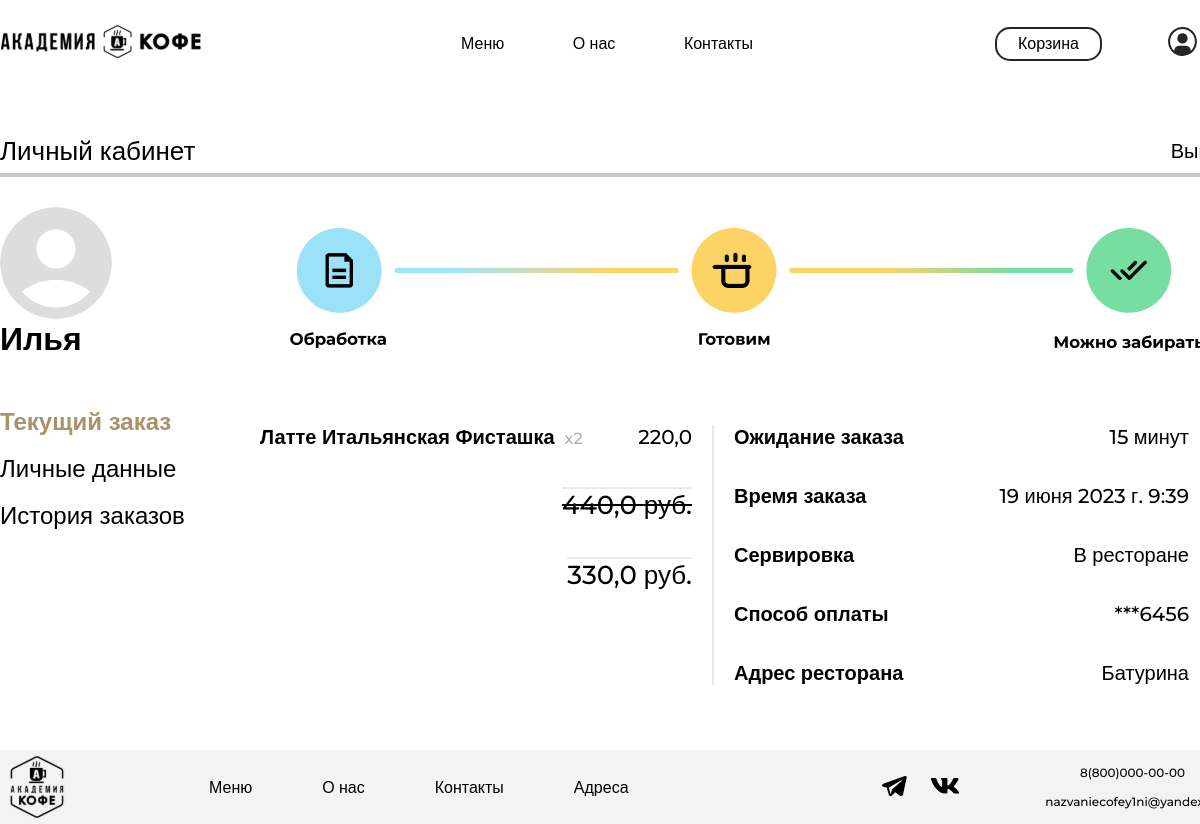
Page /currentorder/ (signed in) on the committed database.
### academyCoffee/models.py (models this page shows, shortened)
class User(AbstractUser):
    regions = [
        ('Красноярск', 'Красноярск'),
        ('Москва', 'Москва'),
        ('Санкт-Петербург', 'Санкт-Петербург'),
        ('Новосибирск', 'Новосибирск'),
    ]
    username = models.CharField(unique=False, blank=True, null=True, max_length=20)
    region = models.TextField('Регион', max_length=50, choices=regions, blank=True)
    PNumber = PhoneNumberField('Номер телефона', blank=False, null=False, unique=True, region="RU")
    DateOfBirth = models.DateField("День рождения", default=timezone.now)
    payment_method = models.CharField('Способ оплаты', max_length=20, default='Наличные')
    USERNAME_FIELD = "PNumber"
    REQUIRED_FIELDS = ["email"]

class Order(models.Model):
    CREATED = 0
    COOKING = 1
    PREPARED = 2
    DELIVERED = 3
    STATUSES = (
        (CREATED, 'Обработка'),
        (COOKING, 'Готовим'),
        (PREPARED, 'Можно забирать'),
        (DELIVERED, 'Доставлен'),
    )
    basket_history = models.JSONField(default=dict)
    created = models.DateTimeField(default=timezone.now)
    user = models.ForeignKey(to=User, on_delete=models.CASCADE)
    status = models.SmallIntegerField(default=CREATED, choices=STATUSES)
    serving = models.CharField('Сервировка', max_length=50)
    address = models.CharField('Адрес', max_length=100)
    payment_method = models.CharField('Способ оплаты', max_length=20)
    promocode_name = models.CharField('Промокод', max_length=20, blank=True, null=True)

### academyCoffee/views.py (the view)
# urls.py: path('currentorder/', views.CurrentOrderView.as_view(), name='currentorder'),
class CurrentOrderView(TitleMixin, TemplateView):
    template_name = 'main/currentorder.html'
    title = "Текущий заказ"
    def get_context_data(self):
        context = super(CurrentOrderView, self).get_context_data()
        context['lastorder'] = Order.objects.filter(user=self.request.user).last()
        return context

### academyCoffee/common/views.py (called while the page is built)
    def get_context_data(self, **kwargs):
        context = super(TitleMixin, self).get_context_data(**kwargs)
        context['title'] = self.title
        return context

### academyCoffee/templates/main/currentorder.html
{% extends 'main/base.html' %}
{% load static %}
{% block style %}
    <link rel="stylesheet" href="{% static 'currentorder/css/style.css' %}">
{% endblock %}
{% block content %}
    <main>
        <div class="up-line-container">
            <h2 class="personal-up-title">Личный кабинет</h2>
            <a class="log-out" href="{% url 'logout' %}">Выйти</a>
        </div>
        <div class="personal-line"></div>
        <div class="main-container">
            <div class="personal-account-left-container">
                <img class="personal-avatar" src="{% static 'personalaccount/img/avatar_account.svg' %}" width="112"
                     height="112">
                <p class="personal-name">{{ user.first_name }}</p>
                <ul class="personal-account-nav-list">
                    <li class="personal-account-nav-list-item">
                        <a class="personal-account-nav-link active-link">
                            Текущий заказ
                        </a>
                    </li>
                    <li class="personal-account-nav-list-item">
                        <a class="personal-account-nav-link" href="{% url 'profile' user.id %}">
                            Личные данные
                        </a>
                    </li>
                    <li class="personal-account-nav-list-item">
                        <a class="personal-account-nav-link" href="{% url 'orderhistory' %}">
                            История заказов
                        </a>
                    </li>
                </ul>
            </div>
            <div class="personal-account-right-container">
                <div class="order-status">
                    {% if true %}
                        <img src="{% static 'currentorder/img/оформление.png' %}" alt="Оформление заказа">
                    {% elif false %}
                        <img src="{% static 'currentorder/img/готовим.png' %}" alt="Заказ готовится">
                    {% else %}
                        <img src="{% static 'currentorder/img/готово.png' %}" alt="Заказ готов">
                    {% endif %}
                </div>
                <div class="order-info">
                    <div class="order-info-left-container">
                        {% for product in lastorder.basket_history.purchase_products %}
                            <div class="order-item">
                                <p class="order-item-name">{{ product.product_name }}</p>
                                <p class="order-item-amount">x{{ product.quantity }}</p>
                                <p class="order-item-price">{{ product.price }} </p>
                            </div>
                        {% endfor %}
                        {% if lastorder.promocode_name == 'СКИДКА' %}
                            <p class="order-price"><s>{{ lastorder.basket_history.total_sum }} руб.</s></p>
                            <p class="order-price" >{{ lastorder.basket_history.stock_sum }} руб.</p>
                        {% endif %}
                    </div>
                    <div class="order-info-middle-line"></div>
                    <div class="order-info-right-container">
                        <div class="order-waiting-time">
                            <p class="order-info-right-container-title">Ожидание заказа</p>
                            <p class="order-info-right-container-data">15 минут</p>
                        </div>
                        <div class="order-date-time">
                            <p class="order-info-right-container-title">Время заказа</p>
                            <p class="order-info-right-container-data">{{ lastorder.created }}</p>
                        </div>
                        <div class="order-where-to-eat">
                            <p class="order-info-right-container-title">Сервировка</p>
                            <p class="order-info-right-container-data">{{ lastorder.serving }}</p>
                        </div>
                        <div class="order-payment-method">
                            <p class="order-info-right-container-title">Способ оплаты</p>
                            {% if lastorder.payment_method == 'Наличные' %}
                                <p class="order-info-right-container-data">{{ lastorder.payment_method }}</p>
                            {% else %}
                                <p class="order-info-right-container-data">***{{ lastorder.payment_method }}</p>
                            {% endif %}
                        </div>
                        <div class="order-address">
                            <p class="order-info-right-container-title">Адрес ресторана</p>
                            <p class="order-info-right-container-data">{{ lastorder.address }}</p>
                        </div>
                    </div>
                </div>
            </div>
        </div>
    </main>
{% endblock %}

### academyCoffee/static/base/css/base.css (style rules this page uses)
* { font-family: 'Montserrat', Arial, sans-serif; }
main { min-width: 1230px; margin: 0 auto auto; flex-grow: 1; }
html { scroll-behavior: smooth; }
p,h1,h2,h3,h4,h5,h6 { margin: 0; }
body { margin: 0 0 0 0; padding: 0; font-size: 20px; font-weight: 500; line-height: 20px; display: flex; flex-direction: column; justify-content: space-between; align-items: center; min-height: 100vh; }
a { color: black; text-decoration: none; }
ul { padding: 0; margin: 0; list-style: none; }

### academyCoffee/static/currentorder/css/style.css (style rules this page uses)
.up-line-container { display: flex; justify-content: space-between; height: 45px; align-items: center; }
.personal-up-title { font-style: normal; font-weight: 500; font-size: 26px; line-height: 32px; margin: 0; }
.personal-line { border: 2px solid #CACACA; }
.main-container { display: flex; justify-content: space-between; margin-top: 30px; }
.personal-account-left-container { width: 255px; display: flex; flex-direction: column; }
.personal-avatar { width: 112px; height: 112px; display: block; }
.personal-name { font-weight: 700; font-size: 32px; line-height: 39px; margin: 0 0 49px; }
.personal-account-nav-list { display: flex; gap: 18px; flex-direction: column; }
.personal-account-nav-list a { font-size: 24px; line-height: 29px; }
.active-link { pointer-events: none; cursor: default; color: #AB9169; font-weight: bold; }
.order-status { margin-bottom: 40px; }
.order-info { display: flex; gap: 20px; }
.order-info-left-container { display: flex; flex-direction: column; width: 432px; gap: 40px; }
.order-item { display: flex; align-items: end; }
.order-item-name { margin-right: 10px; font-weight: 600; font-size: 20px; line-height: 24px; color: #000000; }
.order-item-amount { margin-right: auto; font-size: 16px; line-height: 20px; color: #AFAFAF; }
.order-item-price { font-weight: 500; font-size: 20px; line-height: 24px; }
.order-price { align-self: flex-end; text-decoration-line: overline; text-decoration-color: rgba(202, 202, 202, 0.4); text-decoration-thickness: 2px; height: 30px; font-weight: 500; font-size: 26px; line-height: 32px; }
.order-info-middle-line { height: auto; border-right: 2px solid rgba(202, 202, 202, 0.4); }
.order-info-right-container { display: flex; flex-direction: column; width: 455px; gap: 35px; }
.order-info-right-container div { display: flex; justify-content: space-between; }
.order-info-right-container-title { font-weight: 600; font-size: 20px; line-height: 24px; }
.order-info-right-container-data { font-size: 20px; line-height: 24px; text-align: right; }

### rows in the picture
User: first_name "Илья"
Order: basket_history.total_sum "440,0", basket_history.stock_sum "330,0", created "19 июня 2023 г. 9:39", serving "В ресторане", payment_method "6456", address "Батурина"

### other values in the picture
{{ product.product_name }} "Латте Итальянская Фисташка"
{{ product.quantity }} "2"
{{ product.price }} "220,0"
